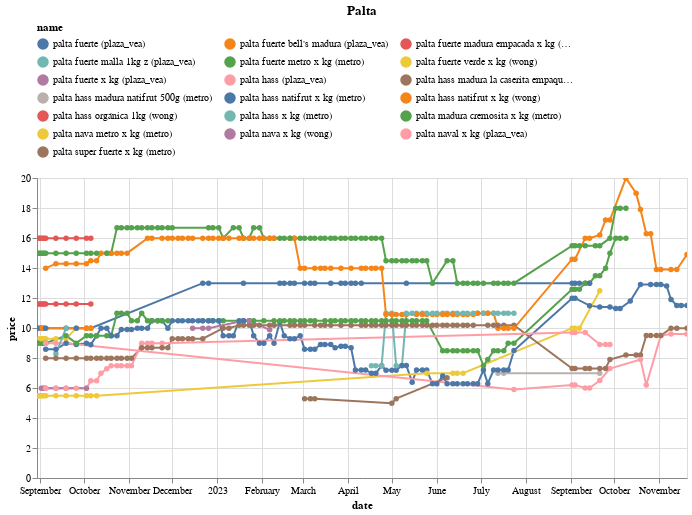

This figure's notebook cell:
### Code cell
(df
 .loc[df.name.isin(names)]
 .pipe(alt.Chart)
 .mark_line(point=True)
 .encode(x='date', y='price', color='name', tooltip=['name','price'])
 .properties(width=650, title='Palta')
 .interactive()
 .configure_legend(orient='top', columns=3)
)

### Figure 1 — Vega-Lite specification as saved in the notebook (floating-point values rounded to 4 significant figures; data arrays with more than 128 entries replaced by an {"elided": "..."} marker saying what was removed)
{"config": {"view": {"continuousWidth": 300, "continuousHeight": 300}, "legend": {"columns": 3, "orient": "top"}}, "data": {"name": "data-040c4cc0799350342291f2053baca385"}, "mark": {"type": "line", "point": true}, "encoding": {"color": {"field": "name", "type": "nominal"}, "tooltip": [{"field": "name", "type": "nominal"}, {"field": "price", "type": "quantitative"}], "x": {"field": "date", "type": "temporal"}, "y": {"field": "price", "type": "quantitative"}}, "params": [{"name": "param_14", "select": {"type": "interval", "encodings": ["x", "y"]}, "bind": "scales"}], "title": "Palta", "width": 650, "$schema": "https://vega.github.io/schema/vega-lite/v5.15.1.json", "datasets": {"data-040c4cc0799350342291f2053baca385": {"elided": "654 records"}}}
